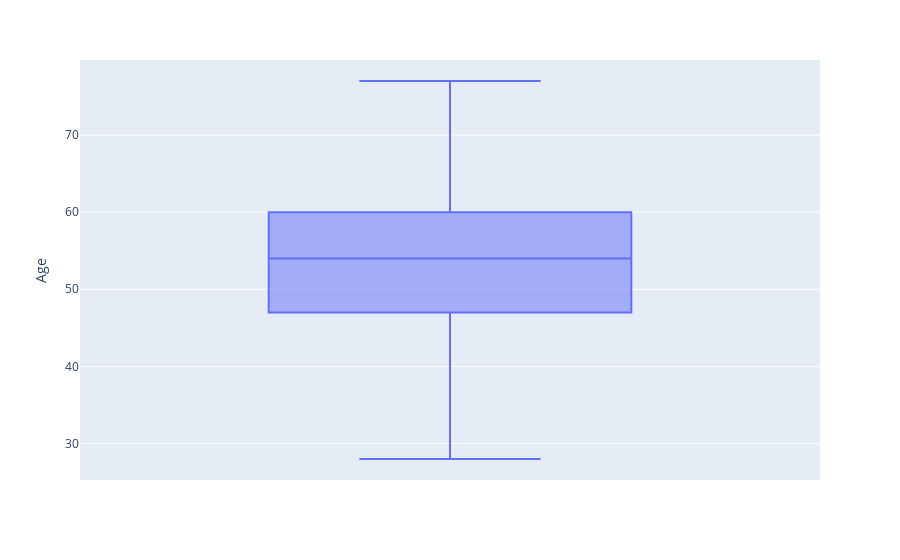

The code cell stored with this chart in its notebook:
### Code cell
px.box(df_heart2, y = 'Age')

### Figure 1 — Plotly figure (JSON) as saved in the notebook; plotly's stock layout.template omitted (floating-point values rounded to 4 significant figures; data arrays with more than 128 entries replaced by an {"elided": "..."} marker saying what was removed)
{"data": [{"alignmentgroup": "True", "hovertemplate": "Age=%{y}<extra></extra>", "legendgroup": "", "marker": {"color": "#636efa"}, "name": "", "notched": false, "offsetgroup": "", "orientation": "v", "showlegend": false, "type": "box", "x0": " ", "xaxis": "x", "y": {"elided": "917 int values"}, "y0": " ", "yaxis": "y"}], "layout": {"autosize": true, "boxmode": "group", "legend": {"tracegroupgap": 0}, "margin": {"t": 60}, "xaxis": {"anchor": "y", "autorange": true, "domain": [0, 1], "range": [-0.5, 0.5], "type": "category"}, "yaxis": {"anchor": "x", "autorange": true, "domain": [0, 1], "range": [25.28, 79.72], "title": {"text": "Age"}, "type": "linear"}}}
